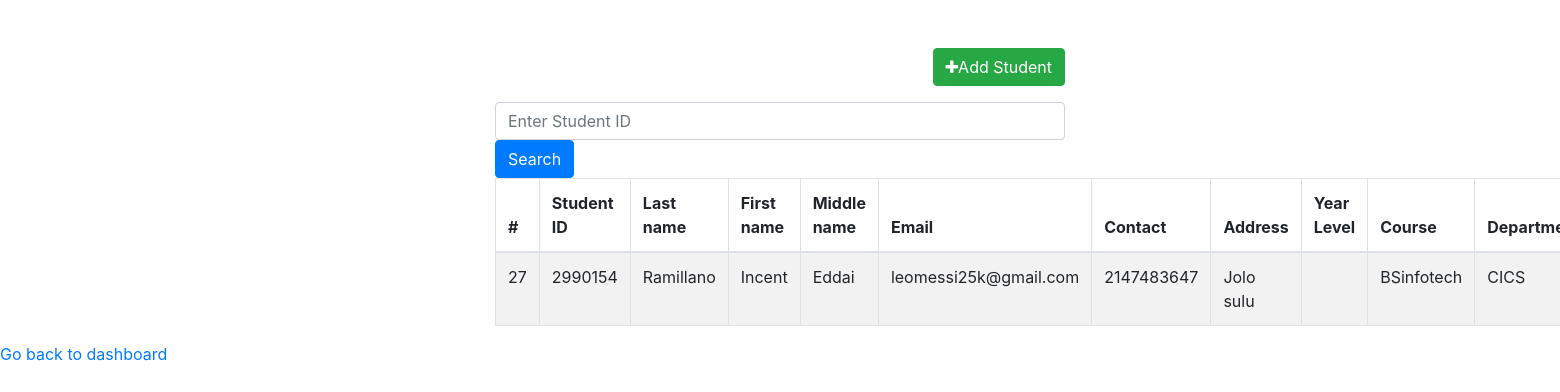
/Admin/view/index.php?stu_id=27, run on the app's committed database.
### tables this page shows
CREATE TABLE `students` (
  `stu_id` int(11) NOT NULL,
  `users_id` int(11) NOT NULL,
  `student_id` int(11) NOT NULL,
  `profile_pic` longblob NOT NULL,
  `firstname` varchar(55) NOT NULL,
  `lastname` varchar(55) NOT NULL,
  `middlename` varchar(55) NOT NULL,
  `email` varchar(100) NOT NULL,
  `contact` int(11) NOT NULL,
  `address` text NOT NULL,
  `year_levelnsection` varchar(30) NOT NULL,
  `course` varchar(255) NOT NULL,
  `department` varchar(55) NOT NULL,
  `duty_Status` varchar(15) NOT NULL,
  `gender` varchar(15) NOT NULL,
  `updated_at` datetime NOT NULL DEFAULT current_timestamp()
);

### Admin/view/index.php (the view, shortened to what this page needs)
<?php
    require_once "../../includes/config.php";
?>
<!DOCTYPE html>
<html lang="en">
<head>
    <link rel="stylesheet" href="https://stackpath.bootstrapcdn.com/bootstrap/4.5.2/css/bootstrap.min.css">
    <link rel="stylesheet" href="https://maxcdn.bootstrapcdn.com/font-awesome/4.7.0/css/font-awesome.min.css">
</head>
<body>
<div class="wrapper">
        <div class="container-fluid">
            <div class="row">
                <div class="col-md-12">
                    <div class="mt-5 mb-3 clearfix">
                        <a href="../addStudent/index.php" class="btn btn-success pull-right"><i class="fa fa-plus"></i>Add Student</a>
                    </div>
                    <form action="index.php" method="GET">
                            <input type="text" name="stu_id" class="form-control" placeholder="Enter Student ID">
                            <button type="submit" class="btn btn-primary">Search</button>
                    </form>
                    <?php
                        if(isset($_GET["stu_id"]) && !empty($_GET["stu_id"])){
                            $stu_id = $_GET["stu_id"];
                            $query = "SELECT * FROM students WHERE stu_id = :stu_id";
                            $stmt = $pdo->prepare($query);
                            $stmt->bindParam(":stu_id", $stu_id);
                            if($stmt->execute()){
                                if($stmt->rowCount() > 0){
                                    echo '<table class="table table-bordered table-striped">';
                                    echo "<thead>";
                                    echo "<tr>";
                                    echo "<th>#</th>";
                                    echo "<th>Student ID</th>";
                                    echo "<th>Last name</th>";
                                    echo "<th>First name</th>";
                                    echo "<th>Middle name</th>";
                                    echo "<th>Email</th>";
                                    echo "<th>Contact</th>";
                                    echo "<th>Address</th>";
                                    echo "<th>Year Level</th>";
                                    echo "<th>Course</th>";
                                    echo "<th>Department</th>";
                                    echo "</tr>";
                                    echo "</thead>";
                                    echo "<tbody>";
                                    while ($row = $stmt->fetch()) {
                                        echo "<tr>";
                                        echo "<td>" . $row['stu_id'] . "</td>";
                                        echo "<td>" . $row['student_id'] . "</td>";
                                        echo "<td>" . $row['lastname'] . "</td>";
                                        echo "<td>" . $row['firstname'] . "</td>";
                                        echo "<td>" . $row['middlename'] . "</td>";
                                        echo "<td>" . $row['email'] . "</td>";
                                        echo "<td>" . $row['contact'] . "</td>";
                                        echo "<td>" . $row['address'] . "</td>";
                                        echo "<td>" . $row['year_level'] . "</td>";
                                        echo "<td>" . $row['course'] . "</td>";
                                        echo "<td>" . $row['department'] . "</td>";
                                        echo "</tr>";
                                    }
                                    echo "</tbody>";
                                    echo "</table>";
                                } else {
                                    echo '<div class="alert alert-danger"><em>No records were found.</em></div>';
                                }
                            } else {
                                echo "Oops! Something went wrong. Please try again later.";
                            }
                        }
                    ?>
                </div>
            </div>
        </div>
    </div>
    <a href="../index.php">Go back to dashboard</a>
</body>
</html>

### Admin/view/index.php (style rules this page uses)
.wrapper { width: 600px; margin: 0 auto; }

### data on the page
students: stu_id "27", student "2990154", lastname "Ramillano", firstname "Incent", middlename "Eddai", email "leomessi25k@gmail.com", contact "2147483647", address "Jolo sulu", course "BSinfotech", department "CICS"
